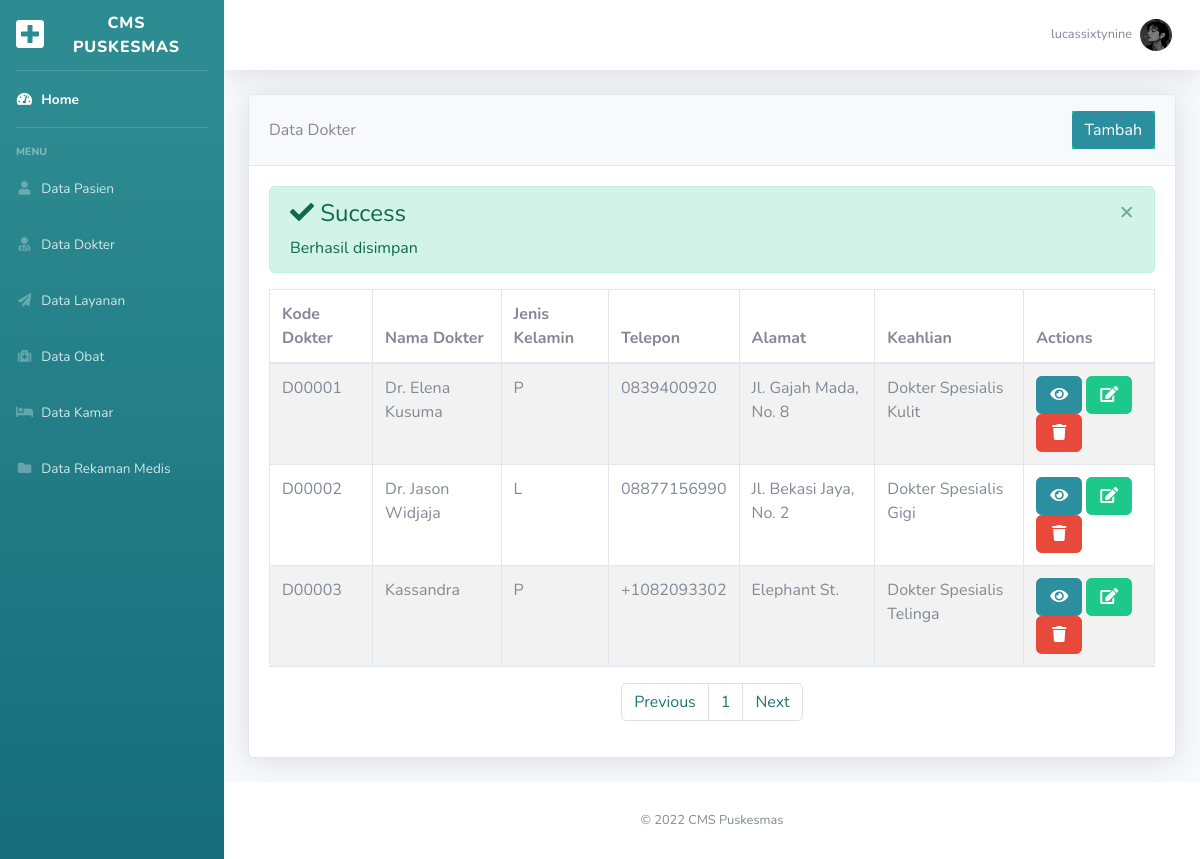
The page /data_dokter.php?alert=berhasil (signed in) on the database its author committed.
### tables this page shows
CREATE TABLE `dokter` (
  `kode_dokter` varchar(6) NOT NULL,
  `nama_dokter` varchar(30) DEFAULT NULL,
  `jenis_kelamin` varchar(2) DEFAULT NULL,
  `telepon` varchar(15) DEFAULT NULL,
  `alamat` varchar(255) DEFAULT NULL,
  `keahlian` varchar(50) DEFAULT NULL
);

### data_dokter.php (the view, shortened to what this page needs)
<?php
include('koneksi_database.php');
?>
<!DOCTYPE html>
<html lang="en">
    <head>
        <link href="assets/vendor/fontawesome-free/css/all.min.css" rel="stylesheet" type="text/css">
        <link href="assets/css/sb-admin-2.min.css" rel="stylesheet">
    </head>
    <body id="page-top">
        <div id="wrapper">
            <ul class="navbar-nav bg-gradient-primary sidebar sidebar-dark accordion" id="accordionSidebar">
                <a class="sidebar-brand d-flex align-items-center justify-content-center" href="cms-puskesmas-admin-portal.php">
                    <div class="sidebar-brand-icon">
                        <i class="fas fa-plus-square"></i>
                    </div>
                    <div class="sidebar-brand-text mx-3">CMS Puskesmas</div>
                </a>
                <hr class="sidebar-divider my-0">
                <li class="nav-item active">
                    <a class="nav-link" href="cms-puskesmas-admin-portal.php">
                        <i class="fas fa-fw fa-tachometer-alt"></i>
                        <span>Home</span></a>
                </li>
                <hr class="sidebar-divider">
                <div class="sidebar-heading">
                    Menu
                </div>
                <li class="nav-item">
                    <a class="nav-link" href="data_pasien.php">
                        <i class="fas fa-fw fa-user"></i>
                        <span>Data Pasien</span>
                    </a>
                    <a class="nav-link" href="data_dokter.php">
                        <i class="fas fa-fw fa-user-md"></i>
                        <span>Data Dokter</span>
                    </a>
                    <a class="nav-link" href="data_layanan.php">
                        <i class="fas fa-fw fa-paper-plane"></i>
                        <span>Data Layanan</span>
                    </a>
                    <a class="nav-link" href="data_obat.php">
                        <i class="fas fa-fw fa-medkit"></i>
                        <span>Data Obat</span>
                    </a>
                    <a class="nav-link" href="data_kamar.php">
                        <i class="fas fa-fw fa-bed"></i>
                        <span>Data Kamar</span>
                    </a>
                    <a class="nav-link" href="data_rekaman_medis.php">
                        <i class="fas fa-fw fa-folder"></i>
                        <span>Data Rekaman Medis</span>
                    </a>
                </li>
            </ul>
            <div id="content-wrapper" class="d-flex flex-column">
                <div id="content">
                    <nav class="navbar navbar-expand navbar-light bg-white topbar mb-4 static-top shadow">
                        <ul class="navbar-nav ml-auto">
                            <li class="nav-item dropdown no-arrow">
                                <a class="nav-link dropdown-toggle" href="#" id="userDropdown" role="button"
                                    data-toggle="dropdown" aria-haspopup="true" aria-expanded="false">
                                    <?php echo "<span class='mr-2 d-none d-lg-inline text-gray-600 small'>" . $_SESSION['username'] . "</span>";?>
                                    <?php
                                        $username = $_SESSION['username'];
                                        $query = mysqli_query($conn,"SELECT * FROM admin WHERE username='$username'");
                                    ?>
                                    <?php $d = mysqli_fetch_array($query);?>
                                    <img class="img-profile rounded-circle" src="assets/uploaded_pics/<?php echo $d['image'];?>">
                                </a>
                            </li>
                        </ul>
                    </nav>
                    <div class="container-fluid">
                        <div class="row">
                            <div class="col-xl-12 col-lg-7">
                                <div class="card shadow mb-4">
                                    <div class="card-header py-3 d-flex flex-row align-items-center justify-content-between">
                                        Data Dokter
                                        <div class="bg-success text-white">
                                            <a href="tambah_data_dokter.php" class="btn btn-md btn-primary float-right">Tambah</a>
                                        </div>
                                    </div>
                                    <div class="card-body">
                                        <?php
                                            if(isset($_GET['alert'])){
                                                if($_GET['alert']=='berhasil_ditambah'){
                                                    ?>
                                                    <div class="alert alert-success alert-dismissible">
                                                        <button type="button" class="close" data-dismiss="alert" aria-hidden="true">×</button>
                                                        <h4><i class="icon fa fa-check"></i> Success</h4>
                                                        Berhasil ditambah
                                                    </div>
                                                    <?php
                                                }elseif($_GET['alert']=="berhasil"){
                                                    ?>
                                                    <div class="alert alert-success alert-dismissible">
                                                        <button type="button" class="close" data-dismiss="alert" aria-hidden="true">×</button>
                                                        <h4><i class="icon fa fa-check"></i> Success</h4>
                                                        Berhasil disimpan
                                                    </div>
                                                    <?php
                                                }else if($_GET['alert']=="gagal_dihapus"){
                                                    ?>
                                                    <div class="alert alert-danger alert-dismissible">
                                                        <button type="button" class="close" data-dismiss="alert" aria-hidden="true">×</button>
                                                        <h4><i class="icon fa fa-exclamation-triangle"></i> Peringat!</h4>
                                                        Gagal dihapus
                                                    </div>
                                                    <?php
                                                }
                                            }
                                        ?>
                                        <table id="tabel-dokter" class="table table-striped table-bordered" style="width:100%">
                                            <thead>
                                                <tr>
                                                    <th>Kode Dokter</th>
                                                    <th>Nama Dokter</th>
                                                    <th>Jenis Kelamin</th>
                                                    <th>Telepon</th>
                                                    <th>Alamat</th>
                                                    <th>Keahlian</th>
                                                    <th>Actions</th>
                                                </tr>
                                            </thead>
                                            <tbody>
                                                <?php
                                                    $batas = 10;
                                                    $halaman = ISSET($_GET['halaman'])?(int)$_GET['halaman'] : 1;
                                                    $halaman_awal = ($halaman>1) ? ($halaman*$batas) - $batas : 0;
                                                    $next = $halaman + 1;
                                                    $data = mysqli_query($conn,"SELECT * FROM dokter");
                                                    $jumlah_data = mysqli_num_rows($data);
                                                    $total_halaman = ceil($jumlah_data / $batas);
                                                    $data_dokter = mysqli_query($conn, "SELECT * FROM dokter LIMIT $halaman_awal, $batas");
                                                    while($d = mysqli_fetch_array($data_dokter)){
                                                        ?>
                                                        <tr>
                                                            <td><?php echo $d['kode_dokter']; ?></td>
                                                            <td><?php echo $d['nama_dokter']; ?></td>
                                                            <td><?php echo $d['jenis_kelamin']; ?></td>
                                                            <td><?php echo $d['telepon'];?></td>
                                                            <td><?php echo $d['alamat'];?></td>
                                                            <td><?php echo $d['keahlian'];?></td>
                                                            <td>
                                                                <a href="#" class="btn btn-md btn-primary text-white" data-toggle="modal" data-target="#modalViewDokter<?php echo $d['kode_dokter'];?>"><span class="fas fa-fw fa-eye"></span></a>
                                                                <a href="#" class="btn btn-md btn-success text-white" data-toggle="modal" data-target="#modalDokter<?php echo $d['kode_dokter'];?>"><span class="fas fa-fw fa-edit"></span></a>
                                                                <a href="#" class="btn btn-md btn-danger text-white" data-toggle="modal" data-target="#modalDeleteDokter<?php echo $d['kode_dokter']; ?>"><span class="fas fa-fw fa-trash"></span></a>
                                                            </td>
                                                        </tr>
                                                        <?php
                                                    }
                                                    ?>
                                            </tbody>
                                        </table>
                                        <nav>
                                            <ul class="pagination justify-content-center">
                                                <li class="page-item">
                                                <a class="page-link" <?php if($halaman > 1){ echo "href='?halaman=$Previous'";}?>>Previous</a>
                                                </li>
                                                <?php
                                                    for($x=1;$x<=$total_halaman;$x++){
                                                        ?>
                                                        <li class="page-item"><a class="page-link" href="?halaman=<?php echo $x ?>"><?php echo $x; ?></a></li>
                                                        <?php
                                                    }
                                                ?>
                                                <li class="page-item">
                                                <a class="page-link" <?php if($halaman < $total_halaman) { echo "href='?halaman=$next'";} ?>>Next</a>
                                                </li>
                                            </ul>
                                        </nav>
                                    </div>
                                </div>
                            </div>
                        </div>
                    </div>
                </div>
                <footer class="sticky-footer bg-white">
                    <div class="container my-auto">
                        <div class="copyright text-center my-auto">
                            <span>&copy;
                                <?php
                                    $copyYear = 2022;
                                    $currYear = date('Y');
                                    echo $copyYear . (($copyYear != $currYear) ? '-' . $currYear : '');
                                ?>
                                CMS Puskesmas
                            </span>
                        </div>
                    </div>
                </footer>
            </div>
        </div>
    </body>
</html>

### rows shown on the page
dokter: kode_dokter "D00001", nama_dokter "Dr. Elena Kusuma", jenis_kelamin "P", telepon "0839400920", alamat "Jl. Gajah Mada, No. 8", keahlian "Dokter Spesialis Kulit"
dokter: kode_dokter "D00002", nama_dokter "Dr. Jason Widjaja", jenis_kelamin "L", telepon "08877156990", alamat "Jl. Bekasi Jaya, No. 2", keahlian "Dokter Spesialis Gigi"
dokter: kode_dokter "D00003", nama_dokter "Kassandra", jenis_kelamin "P", telepon "+1082093302", alamat "Elephant St.", keahlian "Dokter Spesialis Telinga"

### other values the page prints
$_SESSION['username'] "lucassixtynine"
$copyYear "2022"
